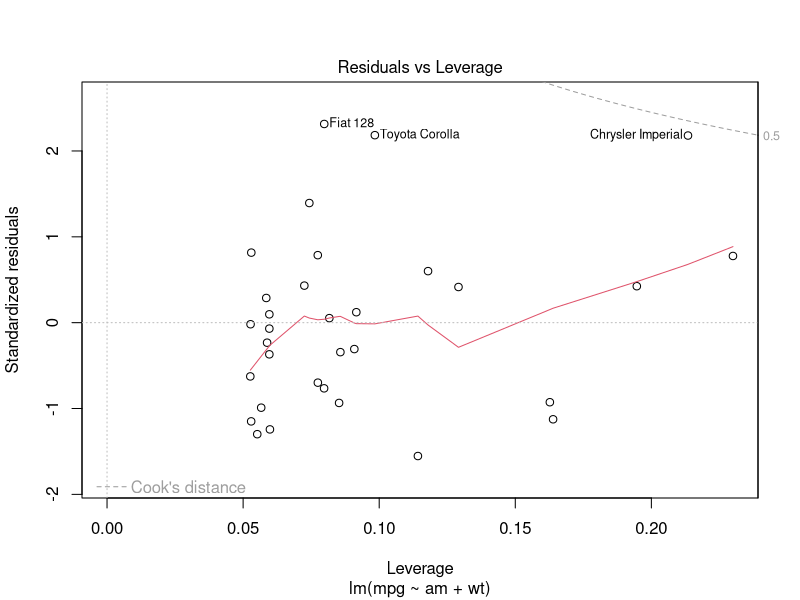

Write R code to recreate this figure.
## ---- chunk 1
data(mtcars)
library(ggplot2)
## ---- chunk 2
fit <- lm(mpg~am,mtcars)
cf <- coef(fit)
fit2 <- lm(mpg~am+wt, mtcars)
cf2 <- coef(fit2)

allfit <- lm(mpg~., data=mtcars)
all.coef <- summary(allfit)$coefficients[,4]

wt.anova <- anova(fit,fit2)
wt.anova.p <- as.character(wt.anova$"Pr(>F)"[2])
## ---- chunk 3
all.coef
## ---- chunk 4
summary(fit)
## ---- chunk 5
summary(fit2)
## ---- chunk 6
plot(fit2, which=5)
